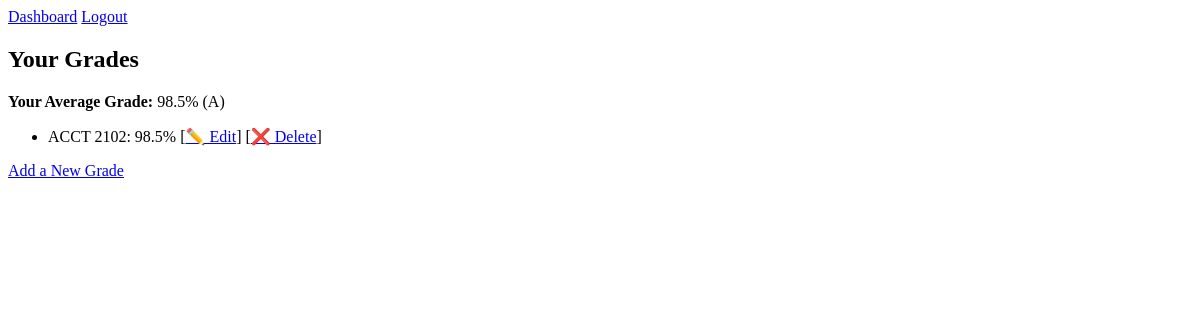
Page /dashboard (signed in) on the earlier database version.
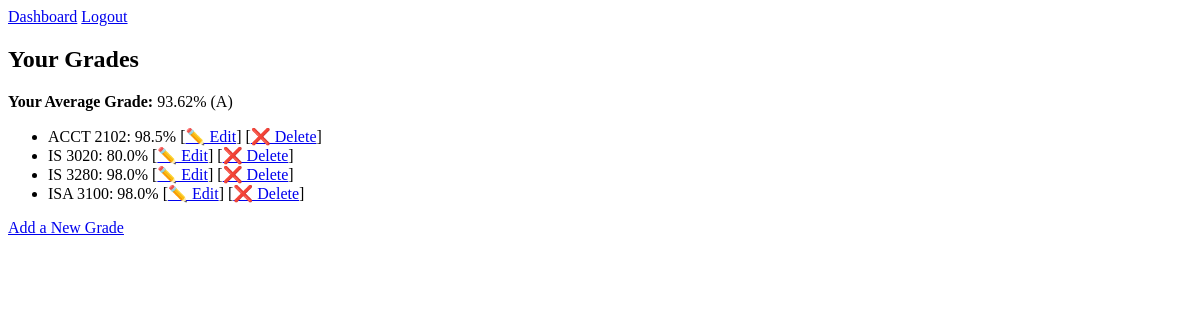
Same page on the later database version.
### app/models.py (models this page shows)
class Grade(db.Model):
    id = db.Column(db.Integer, primary_key=True)
    course_name = db.Column(db.String(100), nullable=False)
    grade = db.Column(db.Float, nullable=False)
    user_id = db.Column(db.Integer, db.ForeignKey('user.id'), nullable=False)

### app/routes.py (the view)
@app.route('/dashboard')
@login_required
def dashboard():
    grades = Grade.query.filter_by(user_id=current_user.id).all()
    if grades:
        avg = round(sum(g.grade for g in grades) / len(grades), 2)
        def get_letter_grade(avg):
            if avg >= 90:
                return 'A'
            elif avg >= 80:
                return 'B'
            elif avg >= 70:
                return 'C'
            elif avg >= 60:
                return 'D'
            else:
                return 'F'
        letter = get_letter_grade(avg)
    else:
        avg = None
        letter = None
    return render_template('dashboard.html', grades=grades, avg=avg, letter=letter)

### app/routes.py (called while the page is built)
@login_manager.user_loader
def load_user(user_id):
    return User.query.get(int(user_id))

### app/templates/dashboard.html (shortened to what this page needs)
{% extends 'base.html' %}
{% block content %}
<h2>Your Grades</h2>
{% if avg is not none %}
  <p><strong>Your Average Grade:</strong> {{ avg }}% ({{ letter }})</p>
{% endif %}
<ul>
    {% for grade in grades %}
      <li>
        {{ grade.course_name }}: {{ grade.grade }}%
        [<a href="{{ url_for('edit_grade', grade_id=grade.id) }}">✏️ Edit</a>]
        [<a href="{{ url_for('delete_grade', grade_id=grade.id) }}" onclick="return confirm('Are you sure you want to delete this grade?')">❌ Delete</a>]
      </li>
    {% else %}
      <li>No grades added yet.</li>
    {% endfor %}
  </ul>
<p><a href="{{ url_for('add_grade') }}">Add a New Grade</a></p>
{% endblock %}

### app/templates/base.html (shortened to what this page needs)
<!DOCTYPE html>
<html>
<head>
</head>
<body>
    <nav>
        <a href="{{ url_for('dashboard') }}">Dashboard</a>
        <a href="{{ url_for('logout') }}">Logout</a>
    </nav>
    {% block content %}{% endblock %}
</body>
</html>

Differences in the rows shown:
added Grade: course_name "IS 3020", grade "80.0"
added Grade: course_name "IS 3280", grade "98.0"
added Grade: course_name "ISA 3100", grade "98.0"
Other differences:
{{ avg }}: "98.5" → "93.62"
